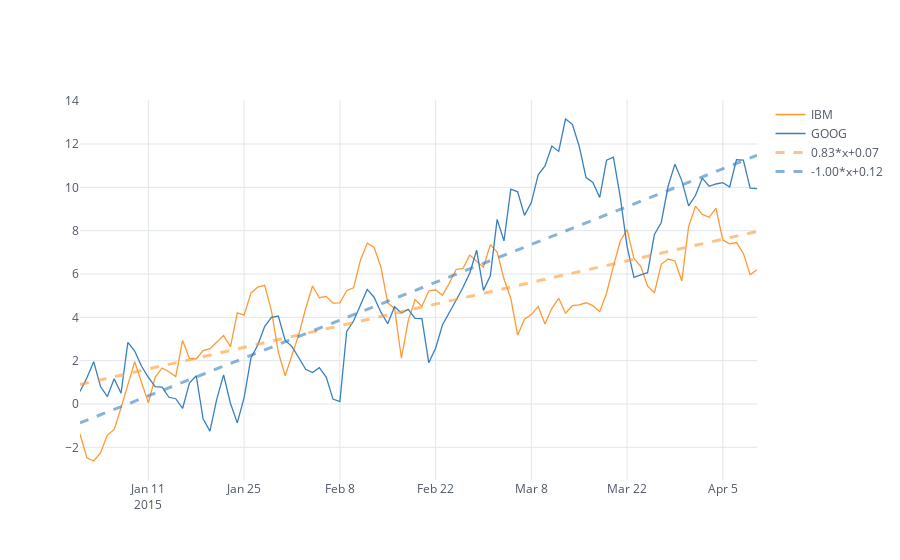

Notebook code for this chart:
### Code cell
df[['IBM', 'GOOG']].iplot(theme='white', bestfit=True)
